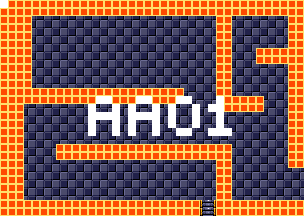

Tiled map render using the project's own tile images. Description and the map definition, with tile-layer contents summarised, below:
An orthogonal 38x27 tile map with 8x8 px tiles, 4 tile layers (background, foreground, room numbers, Objects), 15 tilesets.

<map version="1.5" tiledversion="1.7.1" orientation="orthogonal" renderorder="right-down" width="38" height="27" tilewidth="8" tileheight="8" infinite="0" nextlayerid="11" nextobjectid="1">
 <tileset firstgid="1" source="tilesheets/tsKarniMata.tsx" />
 <tileset firstgid="1025" source="tilesheets/tsVoodooWasp.tsx" />
 <tileset firstgid="2049" source="tilesheets/tsBurial.tsx" />
 <tileset firstgid="3073" source="tilesheets/tsBlueTemple.tsx" />
 <tileset firstgid="4097" source="tilesheets/tsGoddess.tsx" />
 <tileset firstgid="5121" source="tilesheets/tsKonark.tsx" />
 <tileset firstgid="6145" name="sEnemies" tilewidth="8" tileheight="8" tilecount="1024" columns="32">
  <image source="../grapx/tilesheets/sObjects.bmp" trans="ff94ff" width="256" height="256" />
 </tileset>
 <tileset firstgid="7169" source="tilesheets/tsIceTemple.tsx" />
 <tileset firstgid="8193" source="tilesheets/tsLavaArea.tsx" />
 <tileset firstgid="9217" source="tilesheets/tsBossArea.tsx" />
 <tileset firstgid="10241" source="tilesheets/tsPegu.tsx" />
 <tileset firstgid="11265" source="tilesheets/sTiwanakuTemple.tsx" />
 <tileset firstgid="12289" source="tilesheets/sIndraTemple.tsx" />
 <tileset firstgid="13313" source="tilesheets/sTeleport.tsx" />
 <tileset firstgid="14337" source="tilesheets/sObjects.tsx" />
 <layer id="2" name="background" width="38" height="27">
  <data>[1026 cells, 1026 non-empty, 2 distinct tile ids]</data>
 </layer>
 <layer id="1" name="foreground" width="38" height="27">
  <data>[1026 cells, 402 non-empty, 3 distinct tile ids]</data>
 </layer>
 <layer id="7" name="room numbers" width="38" height="27">
  <data>[1026 cells, 43 non-empty, 1 distinct tile ids]</data>
 </layer>
 <layer id="10" name="Objects" width="38" height="27">
  <data>[1026 cells, 0 non-empty, 0 distinct tile ids]</data>
 </layer>
</map>
